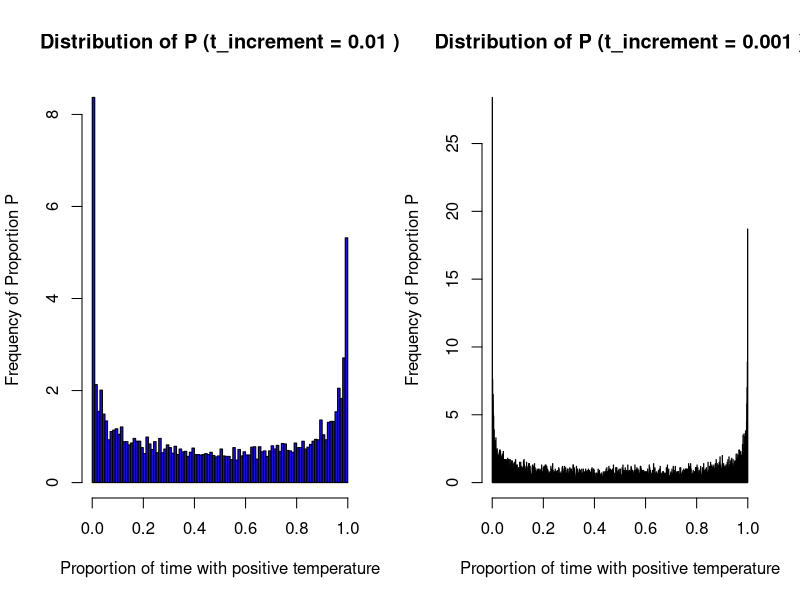

Recreate this plot in R.
# Function to simulate the temperature process and calculate P
simulate_p <- function(t_increment, repeat_num) {
  amount_of_increments <- 1 / t_increment   # Number of increments from 0 to 1
  p_values <- numeric(repeat_num)  # To store proportion of
  # time with positive temperature

  # Monte Carlo simulation
  for (i in 1:repeat_num) {
    temperature <- numeric(amount_of_increments + 1)
    for (j in 2:(amount_of_increments + 1)) {
      temperature[j] <- temperature[j - 1] +
        rnorm(1, mean = 0, sd = sqrt(t_increment))
      # normal distribution with variance increment
    }
    # Calculate P for this number
    p_values[i] <- mean(temperature > 0)  # Proportion of time with X(t) > 0
  }

  return(p_values)
}

# Parameters (change these)
increments <- c(0.01, 0.001)  # Different t_increment values
repeat_num <- 10000 # Number of times to simulate

# Simulate for each t_increment and store results
results <- list()
for (t_increment in increments) {
  cat("Simulating for t_increment =", t_increment, "\n")
  p_values <- simulate_p(t_increment, repeat_num)
  results[[as.character(t_increment)]] <- p_values
}

# Plotting the results for each t_increment
par(mfrow = c(1, length(increments)))  # Set up a plot for each t_increment
for (t_increment in increments) {
  hist(results[[as.character(t_increment)]],
       breaks = (1 / t_increment), probability = TRUE,
       main = paste("Distribution of P (t_increment =", t_increment, ")"),
       xlab = "Proportion of time with positive temperature",
       ylab = "Frequency of Proportion P",
       col = "#1d0fdf", border = "#000000")
}

#Describing the p distribution
stats <- list()
for(i in increments){
  stat<- as.list(summary(results[[as.character(i)]]))
  stat$variance <- var(results[[as.character(i)]])
  stat$stdDev <- sd(results[[as.character(i)]])
  stats[[as.character(i)]] <-  stat
}
stats_vector <- lapply(stats,unlist)
results_table <- as.data.frame(stats_vector)



